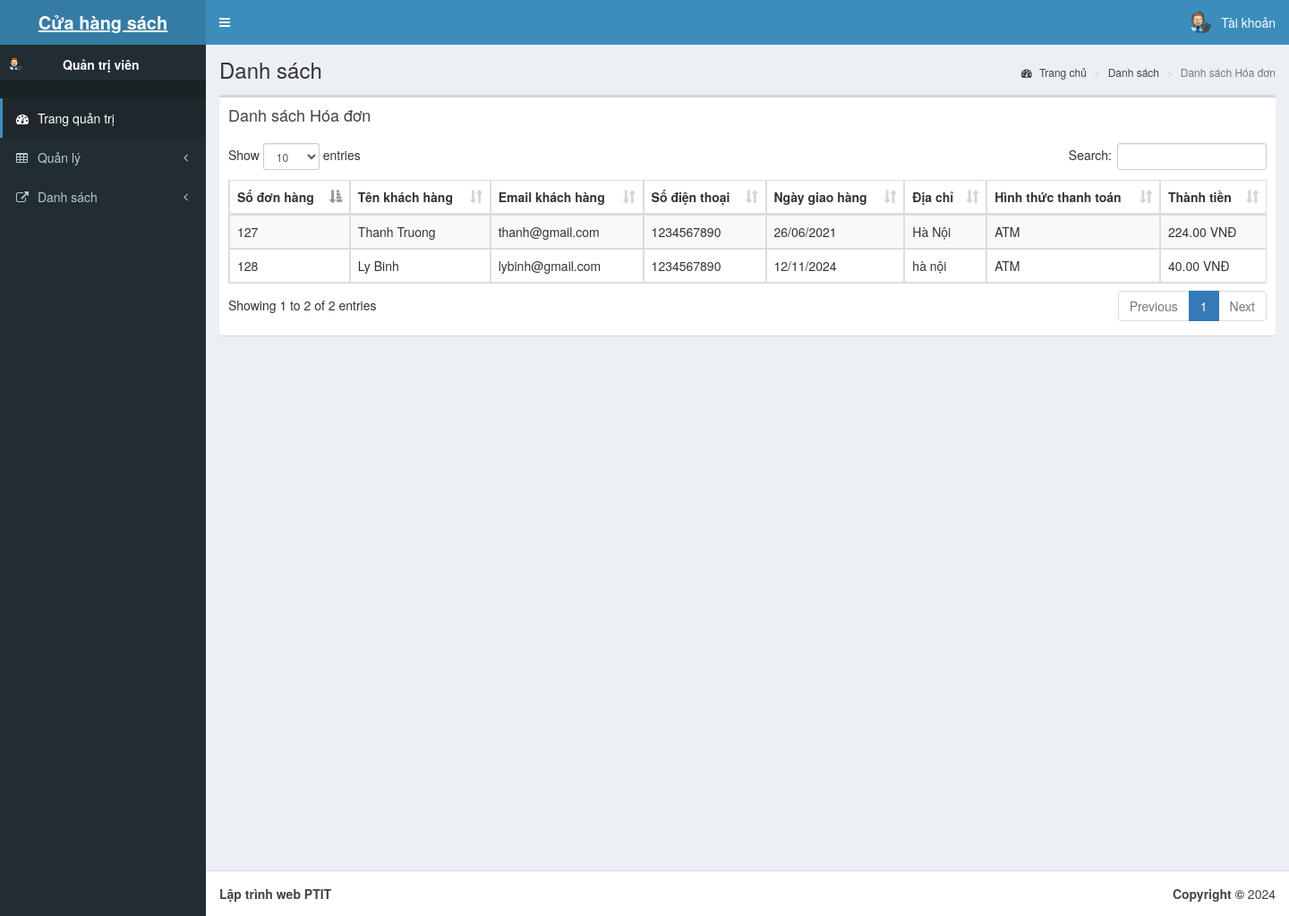
Screenshot of /Admin/quanlyhoadon.php with the database file from the repository.
### tables this page shows
CREATE TABLE `hoadon` (
  `sodh` bigint(20) NOT NULL,
  `emailkh` varchar(50) NOT NULL,
  `ngaygiao` date NOT NULL,
  `tenkh` varchar(100) NOT NULL,
  `diachi` varchar(250) NOT NULL,
  `dienthoai` varchar(50) NOT NULL,
  `hinhthucthanhtoan` varchar(100) NOT NULL,
  `thanhtien` decimal(9,2) NOT NULL
);

### Admin/quanlyhoadon.php (the view, shortened to what this page needs)
<?php
 include "head.php";
?>
  <body class="hold-transition skin-blue sidebar-mini">
    <div class="wrapper">
    <?php
 include "Header.php";
?>
    <?php
 include "aside.php";
?>
      <div class="content-wrapper">
        <section class="content-header">
          <h1>
            Danh sách
          </h1>
          <ol class="breadcrumb">
            <li><a href="index.php"><i class="fa fa-dashboard"></i> Trang chủ</a></li>
            <li><a href="#">Danh sách</a></li>
            <li class="active">Danh sách Hóa đơn</li>
          </ol>
        </section>
        <section class="content">
          <div class="row">
            <div class="col-xs-12">
              <div class="box">
                <div class="box-header">
                  <h3 class="box-title">Danh sách Hóa đơn</h3>
                </div>
                <div class="box-body">
                  <table id="example1" class="table table-bordered table-striped">
                    <thead>
                      <tr>
                        <th>Số đơn hàng</th>
                        <th>Tên khách hàng</th>
                        <th>Email khách hàng</th>
                        <th>Số điện thoại</th>
                        <th>Ngày giao hàng</th>
                        <th>Địa chỉ</th>
                        <th>Hình thức thanh toán</th>
                        <th>Thành tiền</th>
                      </tr>
                    </thead>
                    <tbody>
                    <?php
                         require '../inc/myconnect.php';
                         $sql="SELECT * FROM hoadon ORDER BY sodh";
                         $result = $conn->query($sql);
                         if ($result->num_rows > 0) {
                          while($row = $result->fetch_assoc()) {
                      ?>
                        <tr>
                        <td><?php echo $row["sodh"] ?></td>
                        <td><?php echo $row["tenkh"] ?></td>
                        <td><?php echo $row["emailkh"] ?></td>
                        <td><?php echo $row["dienthoai"] ?></td>
                        <td><?php
                        $date=date_create($row["ngaygiao"]);
                        echo date_format($date,"d/m/Y");
                         ?></td>
                        <td><?php echo $row["diachi"] ?></td>
                        <td><?php echo $row["hinhthucthanhtoan"] ?></td>
                        <td><?php echo $row["thanhtien"] ?> VNĐ</td>
                        </tr>
                        <?php
                          }
                        }
                         ?>
                    </tbody>
                  </table>
                </div>
              </div>
            </div>
          </div>
        </section>
      </div>
      <?php
      include "footer.php";
     ?>
    </div>
  </body>
</html>

### rows the page displays
hoadon: sodh "127", tenkh "Thanh Truong", emailkh "thanh@gmail.com", dienthoai "1234567890", ngaygiao "26/06/2021", diachi "Hà Nội", hinhthucthanhtoan "ATM", thanhtien "224.00"
hoadon: sodh "128", tenkh "Ly Binh", emailkh "lybinh@gmail.com", dienthoai "1234567890", ngaygiao "12/11/2024", diachi "hà nội", hinhthucthanhtoan "ATM", thanhtien "40.00"
